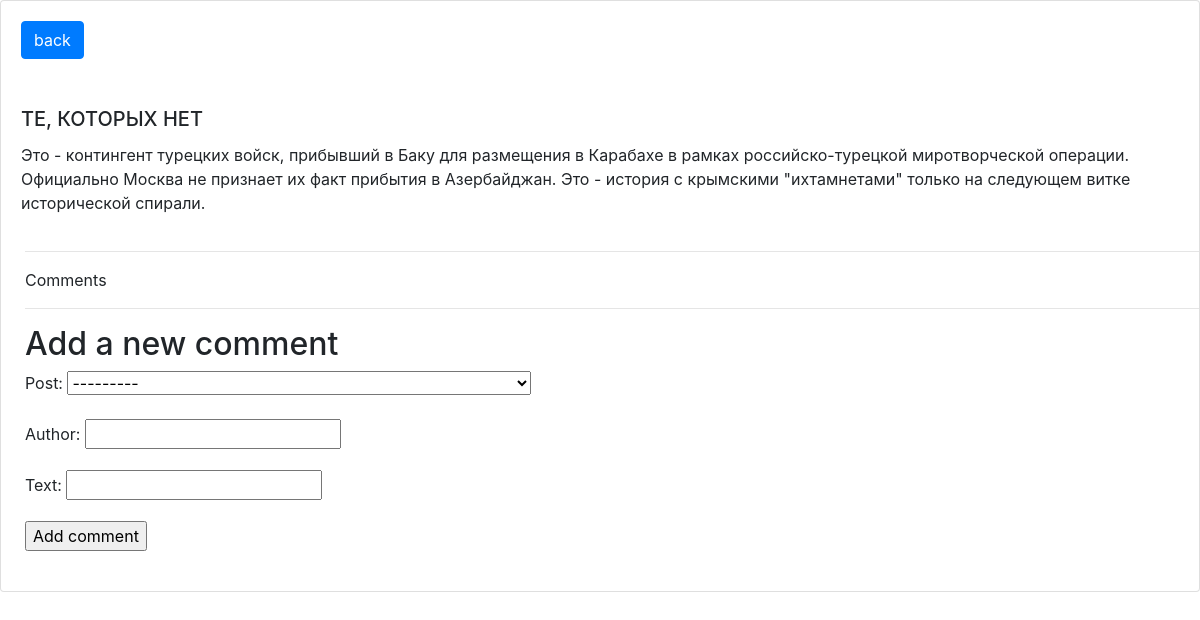
/post_details/karabakh/, run on the app's committed database.
### posts/models.py (models this page shows, shortened)
class Post(models.Model):
    title = models.CharField(max_length=150)
    text = models.TextField(blank=True)
    pub_date = models.DateTimeField(auto_now_add=True)
    slug = models.SlugField(max_length=50, unique=True)
    tags = models.ManyToManyField('Tag', blank=True, related_name='posts')
    def __str__(self):
        return self.title
    class Meta:
        ordering = ['-pub_date']
        verbose_name = 'пост'
        verbose_name_plural = 'посты'

### posts/views.py (the view)
# urls.py: path('post_details/<str:slug>/', views.post_details, name='post_details_url'),
def post_details(request, slug):
    post = get_object_or_404(Post, slug__iexact=slug)
    comments = post.comments.all()
    if request.method == 'POST':
        comment_form = CommentForm(data=request.POST)
        if comment_form.is_valid():
            new_comment = comment_form.save(commit=False)
            new_comment.post = post
            new_comment.save()
    else:
        comment_form = CommentForm()
    return render(request, 'post_details.html', context={'post': post,
                                                         'comments': comments,
                                                         'comment_form': comment_form})

### posts/forms.py
class CommentForm(forms.ModelForm):
    class Meta:
        model = Comment
        fields = ('post', 'author', 'text')

### templates/post_details.html (shortened to what this page needs)
<!DOCTYPE html>
<html lang="en">
<head>
    <link rel="stylesheet" href="https://stackpath.bootstrapcdn.com/bootstrap/4.3.1/css/bootstrap.min.css">
</head>
<body>
<div class="card" style="width: 100%;">
    <div class="card-body">
        <a class="btn btn-primary" href="{% url 'posts' %}" role="button">back</a>
        <br>
        <br>
        <br>
        <h5 class="card-title">{{post.title}}</h5>
        <p class="card-text">{{post.text}}</p>
    </div>
    <div class="comments">
        <hr>
        <p>Comments</p>
        <hr>
        {% if new_comment %}
            <h2>Your comment has been added.</h2>
        {% else %}
            <h2>Add a new comment</h2>
            <form action="." method="post">
                {{ comment_form.as_p }}
                <p><input type="submit" value="Add comment"></p>
            </form>
        {% endif %}
    </div>
</div>
</body>
</html>

### templates/post_details.html (style rules this page uses)
.comments { margin-left:2%; margin-bottom:2%; }

### data on the page
Post: title "ТЕ, КОТОРЫХ НЕТ", text "Это - контингент турецких войск, прибывший в Баку для размещения в Карабахе в рамках российско-турецкой миротворческой операции. Официально Москва не признает их факт прибытия в Азербайджан. Это - история с крымскими \"ихтамнетами\" только на следующем витке исторической спирали."
